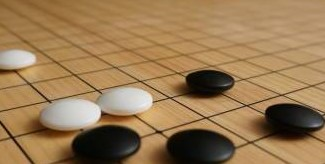
#> input picture Steganography/input_output/small_goban.jpg, 325 x 164 px
$ python image_steganography.py
#> lines starting #> are read from the running program, lines starting #| are printed output that depends on the picture; after the words box and inside, x2 and y2 are one past the last pixel; in counts of white or black regions, pixels touching at a corner belong together
import cv2 as cv
import numpy as np
import types
import sys


imge = cv.imread("input_output/small_goban.jpg")
#> imge is the input picture: shape (164, 325, 3); mean B, G, R 82.7, 121.4, 152.6
imge2 = cv.imread("input_output/big_foot_small.jpg")
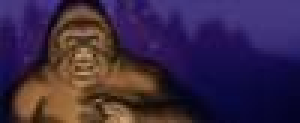
#> input picture Steganography/input_output/big_foot_small.jpg, 100 x 41 px (shown 3 times larger)
#> imge2 is the input picture: shape (41, 100, 3); mean B, G, R 68.9, 39.6, 58.8
imge3 = cv.imread("input_output/simple_message_paint.jpg")
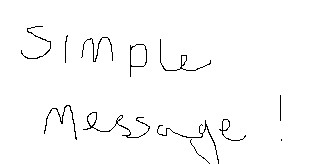
#> input picture Steganography/input_output/simple_message_paint.jpg, 325 x 164 px
#> imge3 is the input picture: shape (164, 325, 3); min 0, max 255, mean 250

# Key is the dimensions of the hidden image
key1 = "100x41"


# Turn colour image into a binary string to iterate over
def colourToBinary(picture):
    binary_image = ''

    # For each row i, and each column j, cycle through the rgb values k.

    for i in range(picture.shape[0]):
        for j in range(picture.shape[1]):
            for k in range(3):

                # Convert to binary and add to a string.
                binary_image += str(( format(picture[i][j][k], "08b") ))

    return binary_image


""" test_imge_data = colourToBinary(imge2) """


# Turn black and white image into binary
def blackWhiteToBinary(picture):

    binary_image = ''
    # For each row i, ad each column j, check if black or white.

    for i in range(picture.shape[0]):
        for j in range(picture.shape[1]):
            if picture[i][j][0] == 0:
                binary_image += '0'
            else:
                binary_image += '1'


    return binary_image


# Hide binary image data in another picture
def hideImage(image_data, cover_image):

    index_binary = 0
    index_max = len(image_data)

   # For every pixel in cover image
    for i in range(cover_image.shape[0]):
        for j in range(cover_image.shape[1]):

            # For each RGB value

            for k in range(3):
                # We want to keep going as long as there are bits left in the data
                if index_binary >= index_max:
                    break
                # Remove last (least significant) bit, and add the next bit in image_data
                else:
                    binary_rgb = str(format(cover_image[i][j][k], "08b") )
                    cover_image[i][j][k] = int(binary_rgb[:-1] + image_data[index_binary],2)
                    index_binary += 1

    return cover_image


# Hide in a different way for black and white image data, in such a way that we dont need a key
def hideBlackWhite(image_data, cover_image):
    index_binary = 0
    index_max = len(image_data)

# For every pixel in cover image
    for i in range(cover_image.shape[0]):
        for j in range(cover_image.shape[1]):

            # For the first RGB value
            # We want to keep going as long as there are bits left in the data
            if index_binary > index_max:
                break
            # Convert RGB to binary then remove last (least significant) bit, and add the next bit from image_data
            else:
                binary_rgb = str(format(cover_image[i][j][0], "08b") )
                cover_image[i][j][0] = int(binary_rgb[:-1] + image_data[index_binary],2)
                index_binary += 1
    return cover_image


def keyReader(key):
    key_slices = key.split('x')
    return key_slices

def colourImageRetriever(cover_image,key):
    x_dim = int(keyReader(key)[1])
    y_dim = int(keyReader(key)[0])

    ogImage = np.zeros((x_dim,y_dim,3),np.uint8)

    data_index = 0
    #number of bits hidden is number (ogImage pixel count) x (3 RGB slots) x (8 bits in colour info)
    data_limit = x_dim*y_dim*3*8
    bit_string = ''
    print(data_limit)

    # Retrieve original bit string
    for i in range(cover_image.shape[0]):
        for j in range(cover_image.shape[1]):
            for k in range(3):
                if data_index < data_limit:
                    binary_rgb = str(format(cover_image[i][j][k], "08b") )
                    bit_string += binary_rgb[7]
                    data_index += 1
                else:
                    break

    # Break bit_string into a list of strings each w/ length 8
    ordered_rgb = [ bit_string[i:i+8] for i in range(0, len(bit_string), 8)]


    for i in range(ogImage.shape[0]):
        for j in range(ogImage.shape[1]):
            for k in range(3):
                ogImage[i][j][k] = int(ordered_rgb[0],2)
                ordered_rgb.pop(0)
    return ogImage
#imge.shape[0] = h


def blackWhiteRetriever(cover_image):
    # Construct empty array in the dimentions of the image
    ogImage = np.empty((cover_image.shape[0],cover_image.shape[1],3))

    for i in range(cover_image.shape[0]):
        for j in range(cover_image.shape[1]):
            for k in range(3):

                # Fill ogImage pixel color values with the bit from the corresponding cover_image pixel.
                # ogImage data is now either 1 or 0, but will be read as either 255 or 0.
                binary_rgb = str(format(cover_image[i][j][0], "08b") )
                ogImage[i][j][k] = int(binary_rgb[7],2)

    return ogImage


""" cv.imshow("Hidden", hideImage(test_imge_data, imge))
cv.imshow("Original", imge)
# cv.imwrite("bigfoot_hidden_in_goban.jpg", hideImage(test_imge_data, imge))
k = cv.waitKey(0)
 """


# cv.imwrite("bigfoot_hidden_in_goban.jpg", hideImage(test_imge_data, imge))


c_image = hideBlackWhite(blackWhiteToBinary(imge3), imge)
#> after the loop in hideBlackWhite, `for i in range(cover_image.shape[0]):`: index_binary = 53300
ogImage = blackWhiteRetriever(c_image)
#> after the loop in blackWhiteRetriever, `for i in range(cover_image.shape[0]):`:
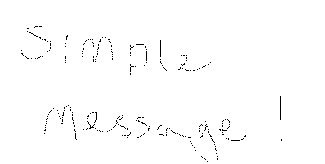
#> ogImage: shape (164, 325, 3) float64; values 0 (black) and 1 (white), 99% white; black in thin lines or dots, all inside (x1, y1, x2, y2) = (21, 26, 282, 162)


#
test_bit_string = colourToBinary(imge2)
hidden_picture = hideImage(test_bit_string,imge)
#> after the loop in hideImage, `for i in range(cover_image.shape[0]):`: index_binary = 98400
ogImage1 = colourImageRetriever(hidden_picture,key1)
#> in colourImageRetriever, `ordered_rgb = [ bit_string[i:i+8] for i in range(0, len(bit_string), 8)]`: ordered_rgb = 12300 items, first 6: '10000010', '00111010', '01000111', '10000001', '00111001', '01000110'
#> after the loop in colourImageRetriever, `for i in range(ogImage.shape[0]):`: ordered_rgb = []

cv.imshow("Original", imge2)
cv.imshow("Hidden", hidden_picture)
cv.imshow("Extracted", ogImage1)
k = cv.waitKey(0)
#> (key Esc is pressed here)

#


""" for i in range(ogImage1.shape[0]):
        for j in range(ogImage1.shape[1]):
            for k in range(3): """

""" cv.imshow("Original", imge3)
cv.imshow("Hidden", c_image)
cv.imshow("Extracted", ogImage) """
# cv.imwrite("bigfoot_hidden_in_goban.jpg", hideImage(test_imge_data, imge))
k = cv.waitKey(0)
#> (key Esc is pressed here)
